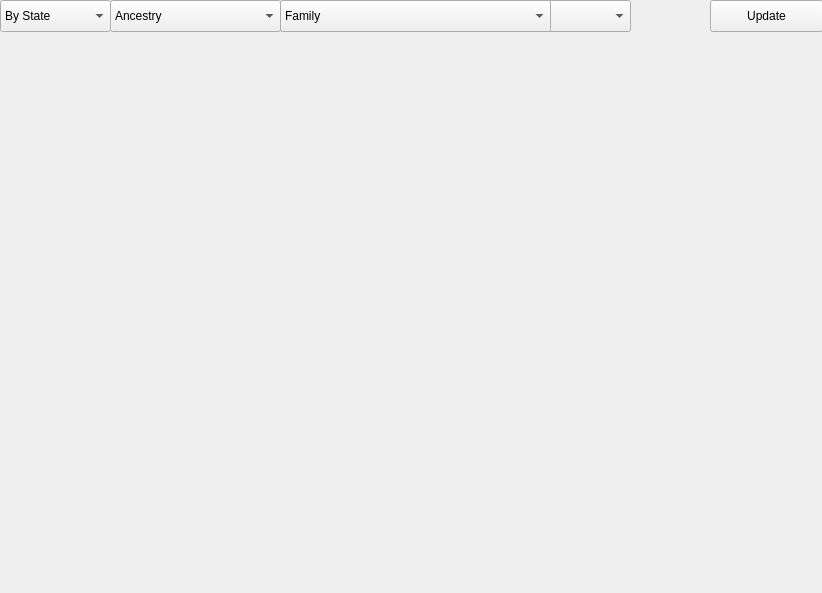
<?xml version="1.0" encoding="UTF-8"?>
<ui version="4.0">
 <class>MainWindow</class>
 <widget class="QMainWindow" name="MainWindow">
  <property name="geometry">
   <rect>
    <x>0</x>
    <y>0</y>
    <width>822</width>
    <height>593</height>
   </rect>
  </property>
  <property name="windowTitle">
   <string>MainWindow</string>
  </property>
  <widget class="QWidget" name="centralwidget">
   <widget class="QComboBox" name="combo0">
    <property name="geometry">
     <rect>
      <x>0</x>
      <y>0</y>
      <width>111</width>
      <height>32</height>
     </rect>
    </property>
    <item>
     <property name="text">
      <string>By State</string>
     </property>
    </item>
    <item>
     <property name="text">
      <string>By County</string>
     </property>
    </item>
   </widget>
   <widget class="QComboBox" name="combo1">
    <property name="geometry">
     <rect>
      <x>110</x>
      <y>0</y>
      <width>171</width>
      <height>32</height>
     </rect>
    </property>
    <item>
     <property name="text">
      <string>Ancestry</string>
     </property>
    </item>
    <item>
     <property name="text">
      <string>Household Type</string>
     </property>
    </item>
    <item>
     <property name="text">
      <string>Travel Time</string>
     </property>
    </item>
   </widget>
   <widget class="QComboBox" name="combo2_ancest">
    <property name="geometry">
     <rect>
      <x>280</x>
      <y>0</y>
      <width>171</width>
      <height>32</height>
     </rect>
    </property>
    <item>
     <property name="text">
      <string>Afghan</string>
     </property>
    </item>
    <item>
     <property name="text">
      <string>Albanian</string>
     </property>
    </item>
    <item>
     <property name="text">
      <string>Alsatian</string>
     </property>
    </item>
    <item>
     <property name="text">
      <string>American</string>
     </property>
    </item>
    <item>
     <property name="text">
      <string>Arab</string>
     </property>
    </item>
    <item>
     <property name="text">
      <string>Armenian</string>
     </property>
    </item>
    <item>
     <property name="text">
      <string>Assyrian</string>
     </property>
    </item>
    <item>
     <property name="text">
      <string>Austrian</string>
     </property>
    </item>
    <item>
     <property name="text">
      <string>Basque</string>
     </property>
    </item>
    <item>
     <property name="text">
      <string>Belgian</string>
     </property>
    </item>
    <item>
     <property name="text">
      <string>British</string>
     </property>
    </item>
    <item>
     <property name="text">
      <string>Bulgarian</string>
     </property>
    </item>
    <item>
     <property name="text">
      <string>Cajun</string>
     </property>
    </item>
    <item>
     <property name="text">
      <string>Carpartho-Rusyn</string>
     </property>
    </item>
    <item>
     <property name="text">
      <string>Celtic</string>
     </property>
    </item>
    <item>
     <property name="text">
      <string>Croatian</string>
     </property>
    </item>
    <item>
     <property name="text">
      <string>Cypriot</string>
     </property>
    </item>
    <item>
     <property name="text">
      <string>Czech</string>
     </property>
    </item>
    <item>
     <property name="text">
      <string>Czechoslovakian</string>
     </property>
    </item>
    <item>
     <property name="text">
      <string>Danish</string>
     </property>
    </item>
    <item>
     <property name="text">
      <string>Dutch</string>
     </property>
    </item>
    <item>
     <property name="text">
      <string>Eastern European</string>
     </property>
    </item>
    <item>
     <property name="text">
      <string>English</string>
     </property>
    </item>
    <item>
     <property name="text">
      <string>Estonian</string>
     </property>
    </item>
    <item>
     <property name="text">
      <string>European</string>
     </property>
    </item>
    <item>
     <property name="text">
      <string>Finnish</string>
     </property>
    </item>
    <item>
     <property name="text">
      <string>French</string>
     </property>
    </item>
    <item>
     <property name="text">
      <string>French-Canadian</string>
     </property>
    </item>
    <item>
     <property name="text">
      <string>German</string>
     </property>
    </item>
    <item>
     <property name="text">
      <string>German-Russian</string>
     </property>
    </item>
    <item>
     <property name="text">
      <string>Greek</string>
     </property>
    </item>
    <item>
     <property name="text">
      <string>Hungarian</string>
     </property>
    </item>
    <item>
     <property name="text">
      <string>Icelander</string>
     </property>
    </item>
    <item>
     <property name="text">
      <string>Iranian</string>
     </property>
    </item>
    <item>
     <property name="text">
      <string>Irish</string>
     </property>
    </item>
    <item>
     <property name="text">
      <string>Israeli</string>
     </property>
    </item>
    <item>
     <property name="text">
      <string>Italian</string>
     </property>
    </item>
    <item>
     <property name="text">
      <string>Latvian</string>
     </property>
    </item>
    <item>
     <property name="text">
      <string>Lithuanian</string>
     </property>
    </item>
    <item>
     <property name="text">
      <string>Luxembourger</string>
     </property>
    </item>
    <item>
     <property name="text">
      <string>Macedonian</string>
     </property>
    </item>
    <item>
     <property name="text">
      <string>Maltese</string>
     </property>
    </item>
    <item>
     <property name="text">
      <string>Northern European</string>
     </property>
    </item>
    <item>
     <property name="text">
      <string>Norwegian</string>
     </property>
    </item>
    <item>
     <property name="text">
      <string>Pennsylvania German</string>
     </property>
    </item>
    <item>
     <property name="text">
      <string>Polish</string>
     </property>
    </item>
    <item>
     <property name="text">
      <string>Portuguese</string>
     </property>
    </item>
    <item>
     <property name="text">
      <string>Romanian</string>
     </property>
    </item>
    <item>
     <property name="text">
      <string>Russian</string>
     </property>
    </item>
    <item>
     <property name="text">
      <string>Scandinavian</string>
     </property>
    </item>
    <item>
     <property name="text">
      <string>Scotch-Irish</string>
     </property>
    </item>
    <item>
     <property name="text">
      <string>Scottish</string>
     </property>
    </item>
    <item>
     <property name="text">
      <string>Serbian</string>
     </property>
    </item>
    <item>
     <property name="text">
      <string>Slavic</string>
     </property>
    </item>
    <item>
     <property name="text">
      <string>Slovak</string>
     </property>
    </item>
    <item>
     <property name="text">
      <string>Slovene</string>
     </property>
    </item>
    <item>
     <property name="text">
      <string>Subsaharan African</string>
     </property>
    </item>
    <item>
     <property name="text">
      <string>Swedish</string>
     </property>
    </item>
    <item>
     <property name="text">
      <string>Swiss</string>
     </property>
    </item>
    <item>
     <property name="text">
      <string>Turkish</string>
     </property>
    </item>
    <item>
     <property name="text">
      <string>Ukranian</string>
     </property>
    </item>
    <item>
     <property name="text">
      <string>Welsh</string>
     </property>
    </item>
    <item>
     <property name="text">
      <string>West Indian</string>
     </property>
    </item>
    <item>
     <property name="text">
      <string>Yugoslavian</string>
     </property>
    </item>
   </widget>
   <widget class="QComboBox" name="combo3_ancest">
    <property name="geometry">
     <rect>
      <x>450</x>
      <y>0</y>
      <width>181</width>
      <height>32</height>
     </rect>
    </property>
    <item>
     <property name="text">
      <string>Total Ancestry</string>
     </property>
    </item>
    <item>
     <property name="text">
      <string>Single Ancestry Only</string>
     </property>
    </item>
    <item>
     <property name="text">
      <string>Multiple Ancestry Only</string>
     </property>
    </item>
   </widget>
   <widget class="QPushButton" name="updateButton">
    <property name="geometry">
     <rect>
      <x>710</x>
      <y>0</y>
      <width>113</width>
      <height>32</height>
     </rect>
    </property>
    <property name="text">
     <string>Update</string>
    </property>
   </widget>
   <widget class="QLabel" name="label_image">
    <property name="geometry">
     <rect>
      <x>10</x>
      <y>40</y>
      <width>801</width>
      <height>521</height>
     </rect>
    </property>
    <property name="text">
     <string/>
    </property>
    <property name="scaledContents">
     <bool>true</bool>
    </property>
   </widget>
   <widget class="QComboBox" name="combo2_travel">
    <property name="geometry">
     <rect>
      <x>280</x>
      <y>0</y>
      <width>171</width>
      <height>32</height>
     </rect>
    </property>
    <item>
     <property name="text">
      <string>Under 10 min</string>
     </property>
    </item>
    <item>
     <property name="text">
      <string>10-14 min</string>
     </property>
    </item>
    <item>
     <property name="text">
      <string>15-19 min</string>
     </property>
    </item>
    <item>
     <property name="text">
      <string>20-24 min</string>
     </property>
    </item>
    <item>
     <property name="text">
      <string>25-29 min</string>
     </property>
    </item>
    <item>
     <property name="text">
      <string>30-34 min</string>
     </property>
    </item>
    <item>
     <property name="text">
      <string>35-44 min</string>
     </property>
    </item>
    <item>
     <property name="text">
      <string>45-59 min</string>
     </property>
    </item>
    <item>
     <property name="text">
      <string>Over 60</string>
     </property>
    </item>
   </widget>
   <widget class="QComboBox" name="combo2_household">
    <property name="geometry">
     <rect>
      <x>280</x>
      <y>0</y>
      <width>271</width>
      <height>32</height>
     </rect>
    </property>
    <item>
     <property name="text">
      <string>Family</string>
     </property>
    </item>
    <item>
     <property name="text">
      <string>Family With Children</string>
     </property>
    </item>
    <item>
     <property name="text">
      <string>Married</string>
     </property>
    </item>
    <item>
     <property name="text">
      <string>Married With Children</string>
     </property>
    </item>
    <item>
     <property name="text">
      <string>Male No Wife</string>
     </property>
    </item>
    <item>
     <property name="text">
      <string>Male No Wife With Children</string>
     </property>
    </item>
    <item>
     <property name="text">
      <string>Female No Husband</string>
     </property>
    </item>
    <item>
     <property name="text">
      <string>Female No Husband With Children</string>
     </property>
    </item>
    <item>
     <property name="text">
      <string>Non-Family</string>
     </property>
    </item>
    <item>
     <property name="text">
      <string>Non-Family Living Alone</string>
     </property>
    </item>
    <item>
     <property name="text">
      <string>Non-Family Living Alone Over 65</string>
     </property>
    </item>
   </widget>
  </widget>
  <widget class="QMenuBar" name="menubar">
   <property name="geometry">
    <rect>
     <x>0</x>
     <y>0</y>
     <width>822</width>
     <height>22</height>
    </rect>
   </property>
  </widget>
 </widget>
 <resources/>
 <connections/>
</ui>
